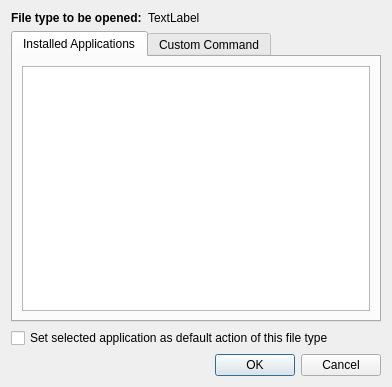
<?xml version="1.0" encoding="UTF-8"?>
<ui version="4.0">
 <class>AppChooserDialog</class>
 <widget class="QDialog" name="AppChooserDialog">
  <property name="geometry">
   <rect>
    <x>0</x>
    <y>0</y>
    <width>392</width>
    <height>387</height>
   </rect>
  </property>
  <property name="windowTitle">
   <string>Choose an Application</string>
  </property>
  <layout class="QFormLayout" name="formLayout">
   <property name="fieldGrowthPolicy">
    <enum>QFormLayout::AllNonFixedFieldsGrow</enum>
   </property>
   <item row="0" column="0">
    <widget class="QLabel" name="label">
     <property name="text">
      <string>&lt;b&gt;File type to be opened:&lt;/b&gt;</string>
     </property>
    </widget>
   </item>
   <item row="0" column="1">
    <widget class="QLabel" name="label_2">
     <property name="text">
      <string>TextLabel</string>
     </property>
    </widget>
   </item>
   <item row="1" column="0" colspan="2">
    <widget class="QTabWidget" name="tabWidget">
     <property name="sizePolicy">
      <sizepolicy hsizetype="Expanding" vsizetype="Expanding">
       <horstretch>0</horstretch>
       <verstretch>1</verstretch>
      </sizepolicy>
     </property>
     <property name="currentIndex">
      <number>0</number>
     </property>
     <widget class="QWidget" name="tab">
      <attribute name="title">
       <string>Installed Applications</string>
      </attribute>
      <layout class="QVBoxLayout" name="verticalLayout">
       <item>
        <widget class="QTreeWidget" name="treeWidget">
         <attribute name="headerVisible">
          <bool>false</bool>
         </attribute>
         <column>
          <property name="text">
           <string notr="true">1</string>
          </property>
         </column>
        </widget>
       </item>
      </layout>
     </widget>
     <widget class="QWidget" name="tab_2">
      <attribute name="title">
       <string>Custom Command</string>
      </attribute>
      <layout class="QFormLayout" name="formLayout_2">
       <item row="0" column="0" colspan="2">
        <widget class="QLabel" name="label_3">
         <property name="text">
          <string>Command line to execute:</string>
         </property>
        </widget>
       </item>
       <item row="1" column="0" colspan="2">
        <widget class="QLineEdit" name="lineEdit"/>
       </item>
       <item row="3" column="0">
        <widget class="QLabel" name="label_4">
         <property name="text">
          <string>Application name:</string>
         </property>
        </widget>
       </item>
       <item row="3" column="1">
        <widget class="QLineEdit" name="lineEdit_2"/>
       </item>
       <item row="2" column="0" colspan="2">
        <widget class="QLabel" name="label_5">
         <property name="text">
          <string>&lt;b&gt;These special codes can be used in the command line:&lt;/b&gt;
&lt;ul&gt;
&lt;li&gt;&lt;b&gt;%f&lt;/b&gt;: Represents a single file name&lt;/li&gt;
&lt;li&gt;&lt;b&gt;%F&lt;/b&gt;: Represents multiple file names&lt;/li&gt;
&lt;li&gt;&lt;b&gt;%u&lt;/b&gt;: Represents a single URI of the file&lt;/li&gt;
&lt;li&gt;&lt;b&gt;%U&lt;/b&gt;: Represents multiple URIs&lt;/li&gt;
&lt;/ul&gt;</string>
         </property>
         <property name="textFormat">
          <enum>Qt::RichText</enum>
         </property>
        </widget>
       </item>
       <item row="5" column="0" colspan="2">
        <widget class="QCheckBox" name="checkBox_3">
         <property name="enabled">
          <bool>false</bool>
         </property>
         <property name="text">
          <string>Keep terminal window open after command execution</string>
         </property>
        </widget>
       </item>
       <item row="4" column="0" colspan="2">
        <widget class="QCheckBox" name="checkBox_2">
         <property name="text">
          <string>Execute in terminal emulator</string>
         </property>
        </widget>
       </item>
      </layout>
     </widget>
    </widget>
   </item>
   <item row="2" column="0" colspan="2">
    <widget class="QCheckBox" name="checkBox">
     <property name="text">
      <string>Set selected application as default action of this file type</string>
     </property>
    </widget>
   </item>
   <item row="3" column="0" colspan="2">
    <widget class="QDialogButtonBox" name="buttonBox">
     <property name="orientation">
      <enum>Qt::Horizontal</enum>
     </property>
     <property name="standardButtons">
      <set>QDialogButtonBox::Cancel|QDialogButtonBox::Ok</set>
     </property>
    </widget>
   </item>
  </layout>
 </widget>
 <resources/>
 <connections>
  <connection>
   <sender>buttonBox</sender>
   <signal>accepted()</signal>
   <receiver>AppChooserDialog</receiver>
   <slot>accept()</slot>
   <hints>
    <hint type="sourcelabel">
     <x>227</x>
     <y>359</y>
    </hint>
    <hint type="destinationlabel">
     <x>157</x>
     <y>274</y>
    </hint>
   </hints>
  </connection>
  <connection>
   <sender>buttonBox</sender>
   <signal>rejected()</signal>
   <receiver>AppChooserDialog</receiver>
   <slot>reject()</slot>
   <hints>
    <hint type="sourcelabel">
     <x>295</x>
     <y>365</y>
    </hint>
    <hint type="destinationlabel">
     <x>286</x>
     <y>274</y>
    </hint>
   </hints>
  </connection>
  <connection>
   <sender>checkBox_2</sender>
   <signal>toggled(bool)</signal>
   <receiver>checkBox_3</receiver>
   <slot>setEnabled(bool)</slot>
   <hints>
    <hint type="sourcelabel">
     <x>72</x>
     <y>260</y>
    </hint>
    <hint type="destinationlabel">
     <x>79</x>
     <y>282</y>
    </hint>
   </hints>
  </connection>
 </connections>
</ui>
